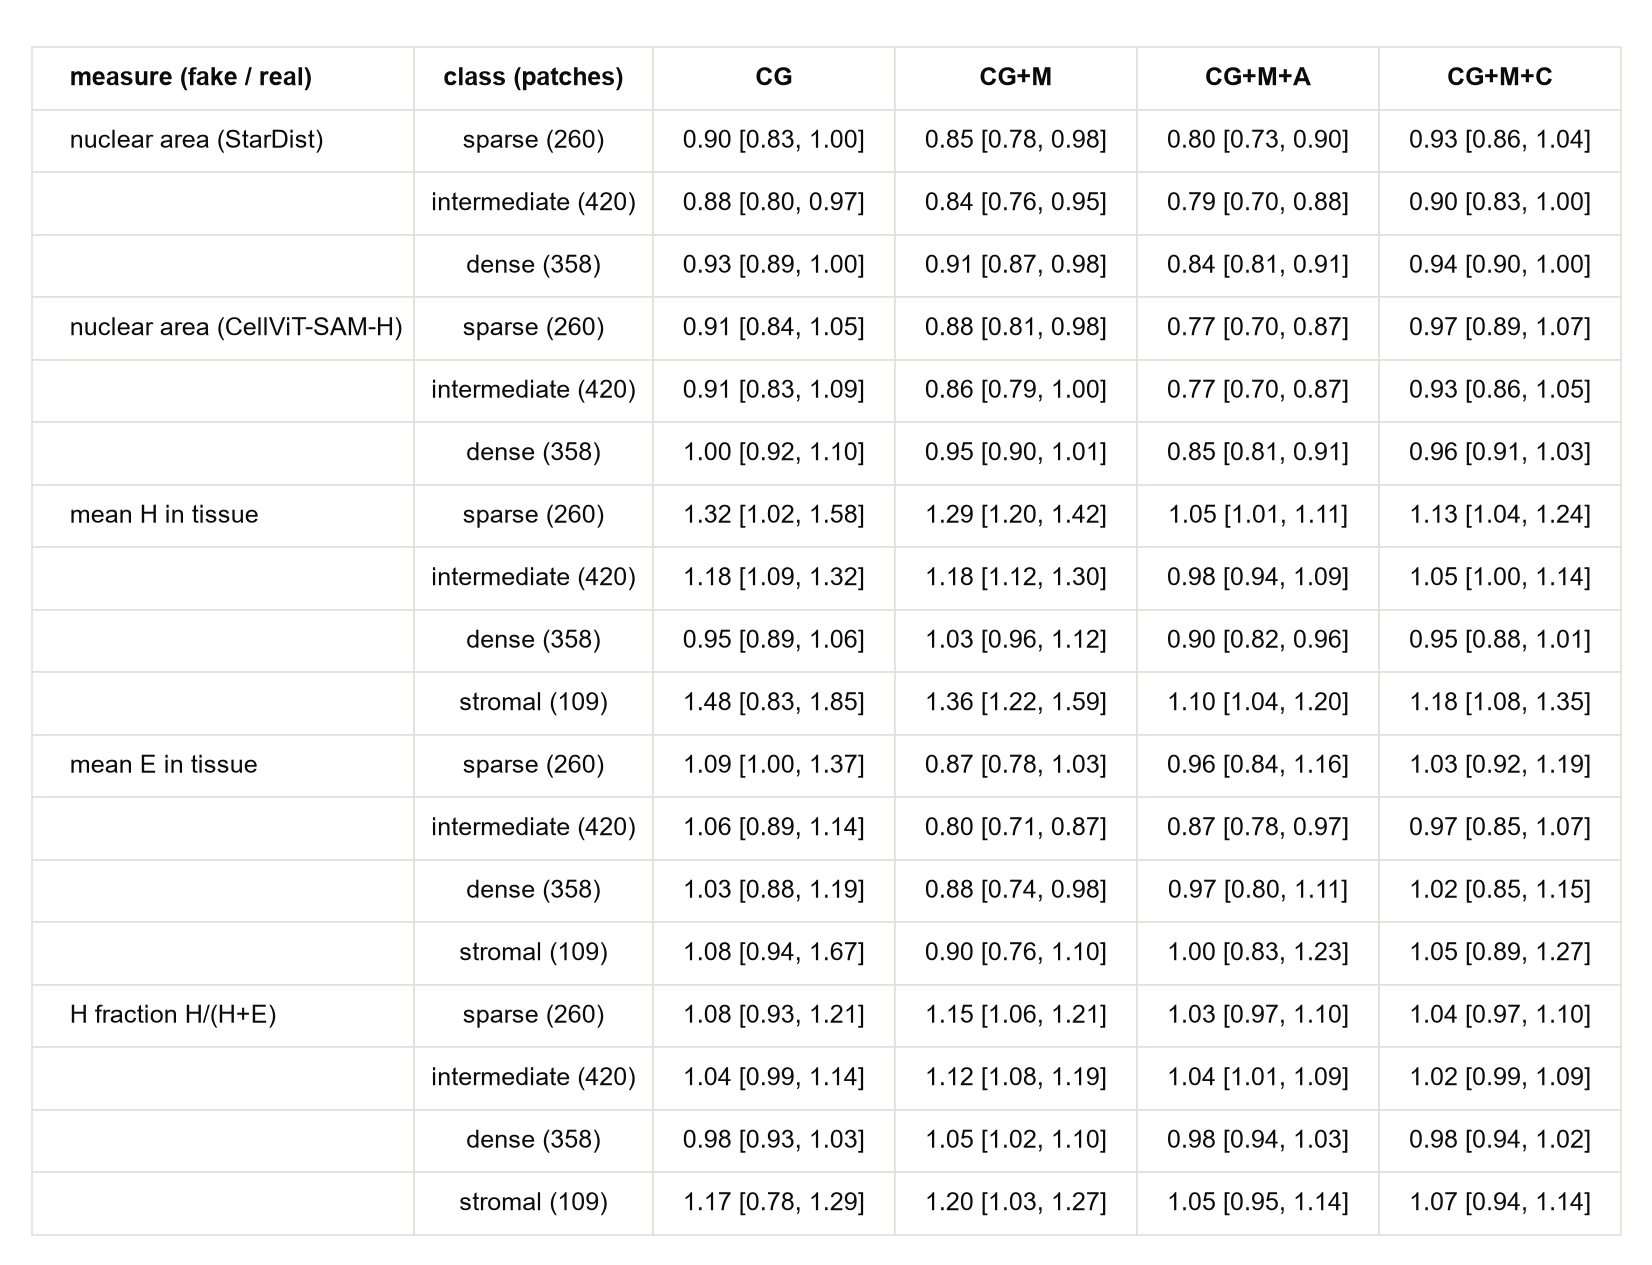

Source code (Python):
"""
Supplementary Figure S7 (table) -- nuclear size (M1) and stain balance (M5)
by density class: fake / real, mean over 3 seeds [95% core-cluster CI],
epoch 30, real round-trip baseline. Descriptive only (these metrics fail the
seed-noise rule and are never used to rank models). Data:
data\\descriptive_by_class.csv (a02).
"""

import os
import sys

sys.path.insert(0, os.path.dirname(os.path.abspath(__file__)))
import fcommon as F

import pandas as pd
import matplotlib.pyplot as plt

LAB = {("M1 nuclear area", "stardist"): "nuclear area (StarDist)",
       ("M1 nuclear area", "cellvit_sam"): "nuclear area (CellViT-SAM-H)",
       ("M5 mean H (tissue)", "stardist"): "mean H in tissue",
       ("M5 mean E (tissue)", "stardist"): "mean E in tissue",
       ("M5 H fraction", "stardist"): "H fraction H/(H+E)"}
CLS = {"low": "sparse", "med": "intermediate", "high": "dense", "stromal": "stromal"}

if __name__ == "__main__":
    F.apply()
    T = pd.read_csv(os.path.join(F.DATA, "descriptive_by_class.csv"))
    rows, keys = [], []
    for (m, d), lab in LAB.items():
        for c in CLS:
            s = T[(T.metric == m) & (T.detector == d) & (T.subset == c)]
            if s.empty:
                continue
            rows.append([lab if c == "low" else "", f"{CLS[c]} ({int(s.n_patches.iloc[0])})"] +
                        [f"{s[s.model == k].value.iloc[0]:.2f} [{s[s.model == k].ci_lo.iloc[0]:.2f}, {s[s.model == k].ci_hi.iloc[0]:.2f}]"
                         for k in F.KEYS])
            keys.append((lab, c))
    fig, ax = plt.subplots(figsize=(F.DOUBLE, (len(rows) * 4.6 + 14) * F.MM))
    ax.axis("off")
    t = ax.table(cellText=rows, colLabels=["measure (fake / real)", "class (patches)"] + F.KEYS, loc="upper center",
                 cellLoc="center", colLoc="center", colWidths=[0.24, 0.15] + [0.152] * 4)
    t.auto_set_font_size(False); t.set_fontsize(6)
    for (i, j), c in t.get_celld().items():
        c.set_edgecolor(F.GRID); c.set_linewidth(0.4)
        if i == 0:
            c.set_text_props(color=F.INK, fontweight="bold")
        if j == 0:
            c.set_text_props(ha="left"); c._loc = "left"
    t.scale(1, 1.25)
    F.save(fig, "figS7_tables", {"table": T})
